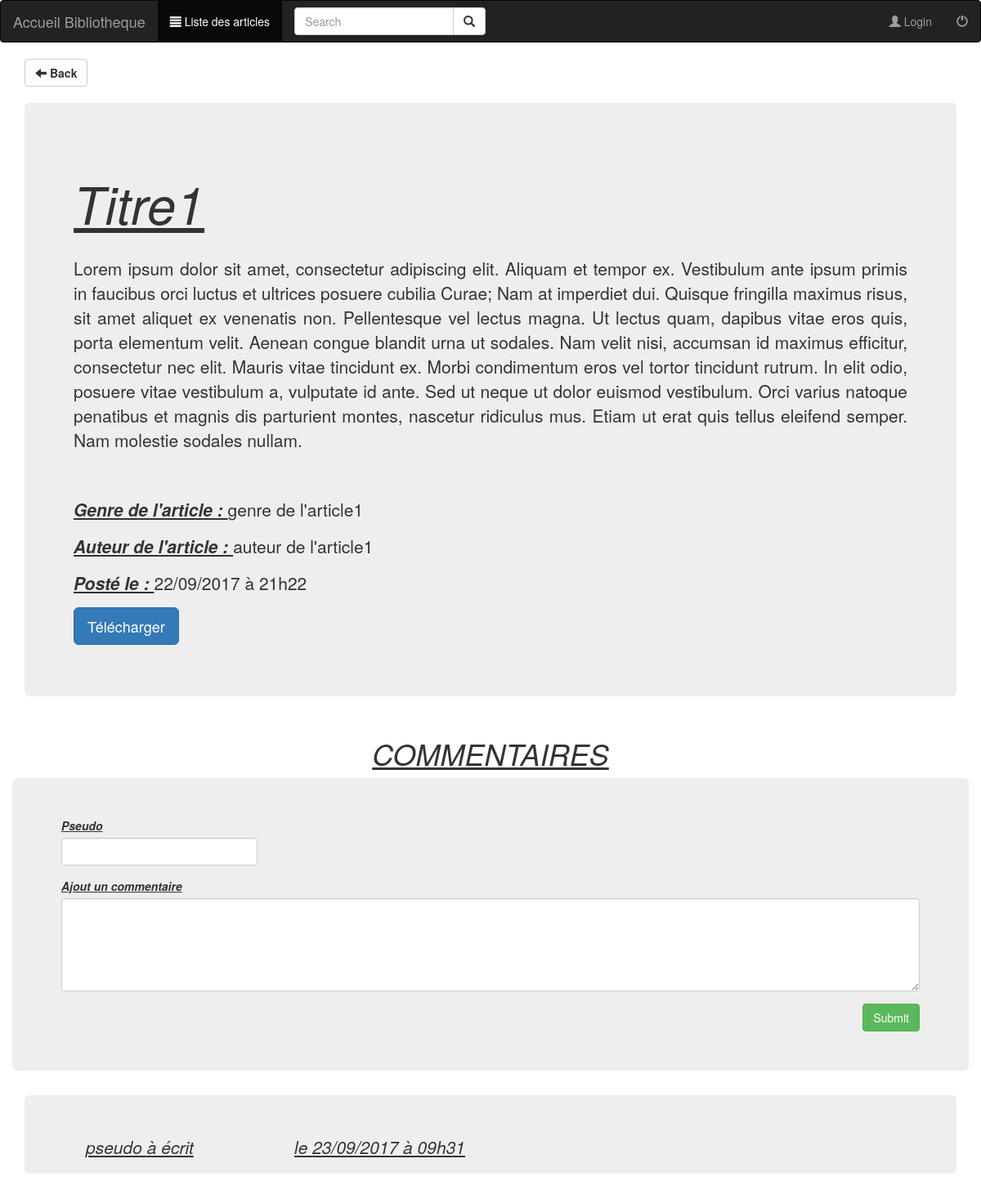
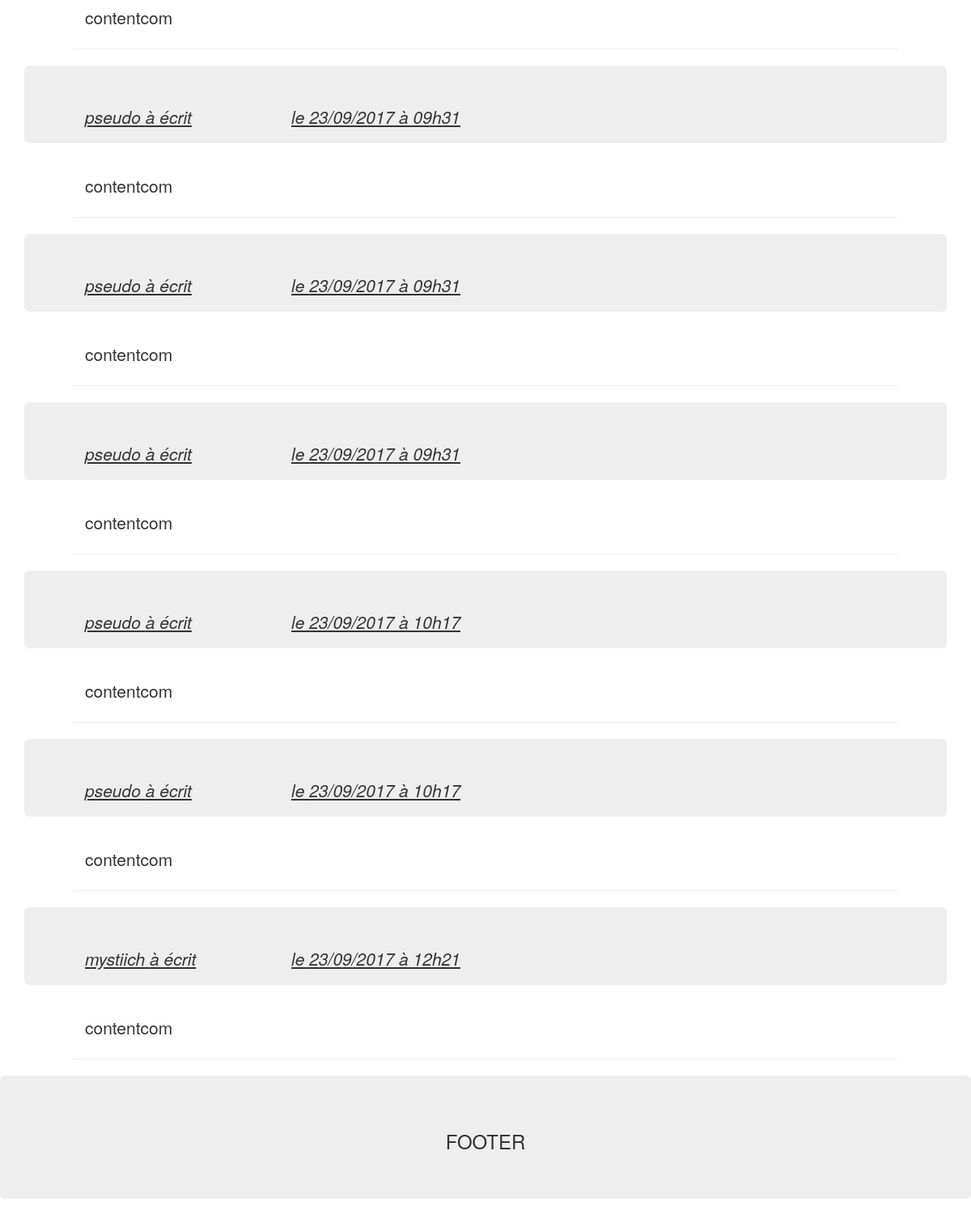
/?p=article&A=8, run on the app's committed database (2 pictures, top to bottom).
### tables this page shows
CREATE TABLE `art_article` (
  `art_id` int(11) NOT NULL AUTO_INCREMENT,
  `art_titre` varchar(45) DEFAULT NULL,
  `art_auteur` varchar(45) DEFAULT NULL,
  `art_genre` varchar(45) DEFAULT NULL,
  `art_date` datetime DEFAULT NULL,
  `art_content` varchar(800) DEFAULT NULL,
  PRIMARY KEY (`art_id`)
);

### page/pageArticle.php (the view, shortened to what this page needs)
<?php
include('./connect/connection.php');
$id = $_GET['A'];
$reponse = $bdd->query("SELECT art_titre, art_genre, DATE_FORMAT(art_date, '%d/%m/%Y à %Hh%i') as date_format_art, art_content, art_auteur FROM art_article WHERE
	art_id='".$id."' ");
$com = $bdd->query("SELECT com_pseudo, DATE_FORMAT(com_date, '%d/%m/%Y à %Hh%i') as date_format_com , com_content FROM com_commentaires WHERE  art_article_art_id= '$id'");
?>
<div class="container">
	<div class="row">
		<div class="col-xs-4">
			<button class="btn btn-md btn-default" type="button" onClick="document.location.href = document.referrer"><span class="glyphicon glyphicon-arrow-left"></span><strong> Back</strong></button>
		</div>
	</div>
	<br>
	<div class="jumbotron">
		<?php
		while ($donnees = $reponse->fetch()) { ?>
		<u><i><h1 class="text-capitalize page-header"><?= $donnees['art_titre'] ?></h1></i></u>
		<div id="hellomark">
			<p class="text-justify">
				<?= $donnees['art_content']; ?>
			</p> <br>
		</div>
		<br>
		<p>
			<strong><i><u>Genre de l'article : </u></i></strong><?= $donnees['art_genre']  ?>
		</p>
		<p>
			<strong><i><u>Auteur de l'article : </u></i></strong><?= $donnees['art_auteur'] ?>
		</p>
		<p>
			<strong><i><u>Posté le : </u></i></strong><?= $donnees['date_format_art'] ?>
		</p>
		<p><input type="button" value="Télécharger" class="btn btn-lg btn-primary" onclick="window.location='http://super/fichier.zip';"></p>
		<?php }
		?>
	</div>
</div>
<div class="container">
	<div class="row">
		<div class="col-xs-12">
			<u><i><h1 class="text-center text-uppercase">Commentaires</h1></i></u>
			<div class="row">
				<div class="container jumbotron">
					<form id="form_com" action='?p=article&A=<?= $id ?>' method="post">
						<div class="row">
							<div class="col-xs-3">
								<div class="form-group" id="pseudo_com">
									<label for="pseudo"><u><i>Pseudo </i></u><?= isset($erreurPseudo) ? $erreurPseudo: "" ?></label>
									<input name="pseudo" class="form-control" type="text" id="pseudo_form_com">
								</div>
							</div>
						</div>
						<div class="row">
							<div class="col-xs-12">
								<div class="form-group" id="commentaire_com">
									<label for="commentaire"><u><i>Ajout un commentaire </i></u><?= isset($erreurCom) ? $erreurCom: "" ?></label>
									<textarea name="commentaire" class="form-control" id="commentaire_form_com" cols="10" rows="5"></textarea>
								</div>
							</div>
						</div>
						<input name="validFormCom" class="pull-right btn btn-md btn-success" type="submit">
					</form>
				</div>
				<?php while($donnees = $com->fetch()) { ?>
				<div class="col-xs-12">
					<section class=" jumbotron">
						<div class="col-xs-3">
							<strong><p><u><i><?= $donnees['com_pseudo'] ?> à écrit</i></u></p></strong>
						</div>
						<div class="col-xs-4">
							<p><u><i>le <?= $donnees['date_format_com'] ?></i></u></p>
						</div>
						<div class="col-xs-12 text-justify page-header">
							<p>
								<?= $donnees['com_content'] ?>
							</p>
						</div>
					</section>
				</div>
				<?php }
				?>
			</div>
		</div>
	</div>
</div>

### data on the page
art_article: art_titre "Titre1", art_content "Lorem ipsum dolor sit amet, consectetur adipiscing elit. Aliquam et tempor ex. Vestibulum ante ipsum primis in faucibus orci luctus et ultrices posuere cubilia Curae; Nam at imperdiet dui. Quisque fringilla maximus risus, sit amet aliquet ex venenatis non. Pellentesque vel lectus magna. Ut lectus quam, dapibus vitae eros quis, porta elementum velit. Aenean congue blandit urna ut sodales. Nam velit nisi, accumsan id maximus efficitur, consectetur nec elit. Mauris vitae tincidunt ex. Morbi condimentum eros vel tortor tincidunt rutrum. In elit odio, posuere vitae vestibulum a, vulputate id ante. Sed ut neque ut dolor euismod vestibulum. Orci varius natoque penatibus et magnis dis parturient…", art_genre "genre de l'article1", art_auteur "auteur de l'article1", date_format_art "22/09/2017 à 21h22"

### other printed values
$donnees['com_pseudo'] "pseudo"
$donnees['date_format_com'] "23/09/2017 à 09h31"
$donnees['com_content'] "contentcom"
$donnees['date_format_com'] "23/09/2017 à 10h17"
$donnees['com_pseudo'] "mystiich"
$donnees['date_format_com'] "23/09/2017 à 12h21"
